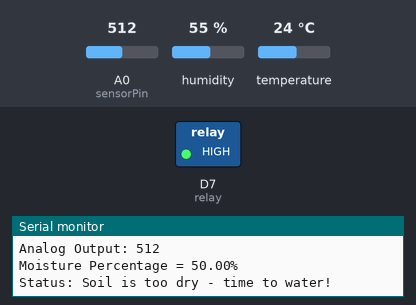
Bench run of a sketch on a simulated ESP8266 (Wemos D1 mini). On the bench: switched loads named in the sketch (green lamp = pin HIGH), the last lines printed to the serial monitor. Inputs (shaded band) come from the test bench; at power-on: A0 (sensorPin) = 512, humidity 55 %, temperature 24 °C.

Above: at 8.3 s.
8.4 s: A0 (sensorPin) set to 907
10.1 s: A0 (sensorPin) set to 928
At 12.1 s:
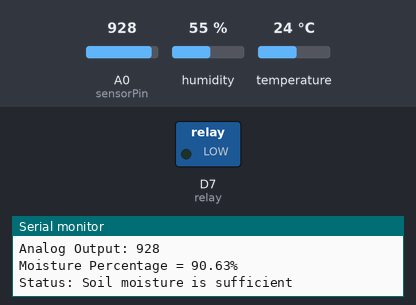
13.4 s: A0 (sensorPin) set to 900
At 14.4 s:
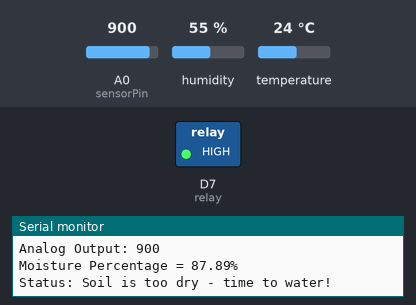
15.4 s: A0 (sensorPin) set to 1023
At 17.1 s:
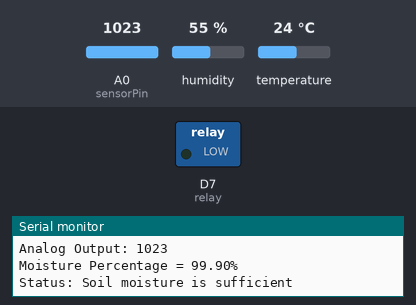
Timing chart, 0 to 18.4 s (numbered marks = the images above; inputs shaded):
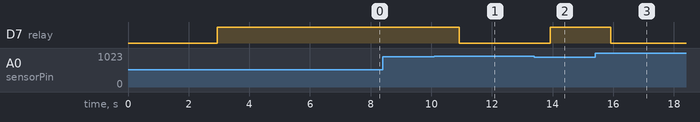

Measured:
- the behaviour switches between 921 and 922 on A0 (sensorPin) (found by bisection; images 0 and 1)
- after the input at 10.1 s, D7 (relay): HIGH → LOW after 0.82 s
- after the input at 13.4 s, D7 (relay): LOW → HIGH after 0.52 s
- after the input at 15.4 s, D7 (relay): HIGH → LOW after 0.52 s

The sketch:

smart-watering-system.ino
```cpp
#define BLYNK_TEMPLATE_ID "YOUR_TEMPLATE_ID"
#define BLYNK_DEVICE_NAME "YOUR_DEVICE_NAME"
#define BLYNK_FIRMWARE_VERSION "0.1.0"

#define BLYNK_PRINT Serial

//#define BLYNK_DEBUG

#define APP_DEBUG

#include <DHT.h>  // DHT library

#define DHTPIN D2      // Declare D2 as the output pin for DHT11
#define DHTTYPE DHT11  // DHT11 sensor type

DHT dht(DHTPIN, DHTTYPE);

#define soilDry 90      // Define the minimum value considered as soil "dry"
#define sensorPin A0    // Declare A0 as the output pin for Soil Moisture Sensor
#define relay D7        // Declare D7 as the output pin for Pump Relay

int manual;

// Uncomment your board, or configure a custom board in Settings.h

//#define USE_SPARKFUN_BLYNK_BOARD
//#define USE_NODE_MCU_BOARD
//#define USE_WITTY_CLOUD_BOARD
//#define USE_WEMOS_D1_MINI

#include "BlynkEdgent.h"

BlynkTimer timer;

void sendSensor()
{
    if (manual == 0 || manual == 1) {

        float t = dht.readTemperature();  // Read temperature
        float h = dht.readHumidity();     // Read humidity

        // Display temperature and humidity on the Serial Monitor
        Serial.print("% Humidity: ");
        Serial.print(h);
        Serial.println("% ");

        Serial.print("% Temperature: ");
        Serial.print(t);
        Serial.println("C ");

        // Determine temperature status
        if (t < 28) {

            Serial.println("Status: Temp is too wet");

            Blynk.email(
                "Your_Email_Here",
                "Warning",
                "Status: Room temperature is too low and may affect plant growth!"
            );

            Blynk.logEvent(
                "tempwet_alert",
                "Status: Room temperature is too low and may affect plant growth!"
            );

        } else if (t > 34) {

            Serial.println("Status: Temp is too hot");

            Blynk.email(
                "Your_Email_Here",
                "Warning",
                "Status: Room temperature is too high and may affect plant growth!"
            );

            Blynk.logEvent(
                "tempdry_alert",
                "Status: Room temperature is too high and may affect plant growth!"
            );
        }

        // Determine humidity status
        if (h < 60) {

            Serial.println("Status: Humidity is less than 60%!");

            Blynk.email(
                "Your_Email_Here",
                "Warning",
                "Status: Room humidity is less than 60%!"
            );

            Blynk.logEvent(
                "hum_alert",
                "Status: Room humidity is less than 60%!"
            );
        }

        Blynk.virtualWrite(V0, h);  // Send humidity data to Virtual Pin V0
        Blynk.virtualWrite(V1, t);  // Send temperature data to Virtual Pin V1
    }
}

void soilSensor()
{
    // Get the reading from the function below and print it
    int m = readSensor();

    Serial.print("Analog Output: ");
    Serial.println(m);

    float moisture;

    moisture = ((m / 1024.00) * 100);

    Serial.print("Moisture Percentage = ");
    Serial.print(moisture);
    Serial.println("%");

    // Determine soil moisture status
    if (moisture < soilDry && manual == 0) {

        Serial.println("Status: Soil is too dry - time to water!");

        Blynk.email(
            "Your_Email_Here",
            "Warning",
            "Soil is too dry - time to water!"
        );

        Blynk.logEvent(
            "moisturedry_alert",
            "Status: Soil is too dry - time to water!"
        );

        digitalWrite(relay, HIGH);

    } else if (moisture >= soilDry && manual == 0) {

        Serial.println("Status: Soil moisture is sufficient");

        Blynk.email(
            "Your_Email_Here",
            "Warning",
            "Soil moisture is sufficient - no more watering is needed!"
        );

        Blynk.logEvent(
            "moistureperfect_alert",
            "Status: Soil moisture is sufficient - no more watering is needed!"
        );

        digitalWrite(relay, LOW);
    }

    Blynk.virtualWrite(V2, moisture);  // Send soil moisture data to Virtual Pin V2
}

BLYNK_WRITE(V3)
{
    int pinValue = param.asInt();

    if (pinValue == 1 && manual == 1) {

        digitalWrite(relay, HIGH);

    } else if (pinValue == 0 && manual == 1) {

        digitalWrite(relay, LOW);
    }
}

BLYNK_WRITE(V4)
{
    int pinValue = param.asInt();

    if (pinValue == 1) {

        manual = 1;

    } else {

        manual = 0;
    }
}

void setup()
{
    Serial.begin(115200);
    delay(100);

    dht.begin();  // Initialize DHT11

    digitalWrite(relay, LOW);
    pinMode(relay, OUTPUT);

    BlynkEdgent.begin();

    timer.setInterval(1000L, sendSensor);
    timer.setInterval(1000L, soilSensor);
}

void loop()
{
    BlynkEdgent.run();
    timer.run();
}

// This function returns the analog soil moisture measurement
int readSensor()
{
    delay(10);  // Allow power to settle

    int val = analogRead(sensorPin);  // Read the analog value from the sensor

    return val;  // Return the analog soil moisture value
}
```
